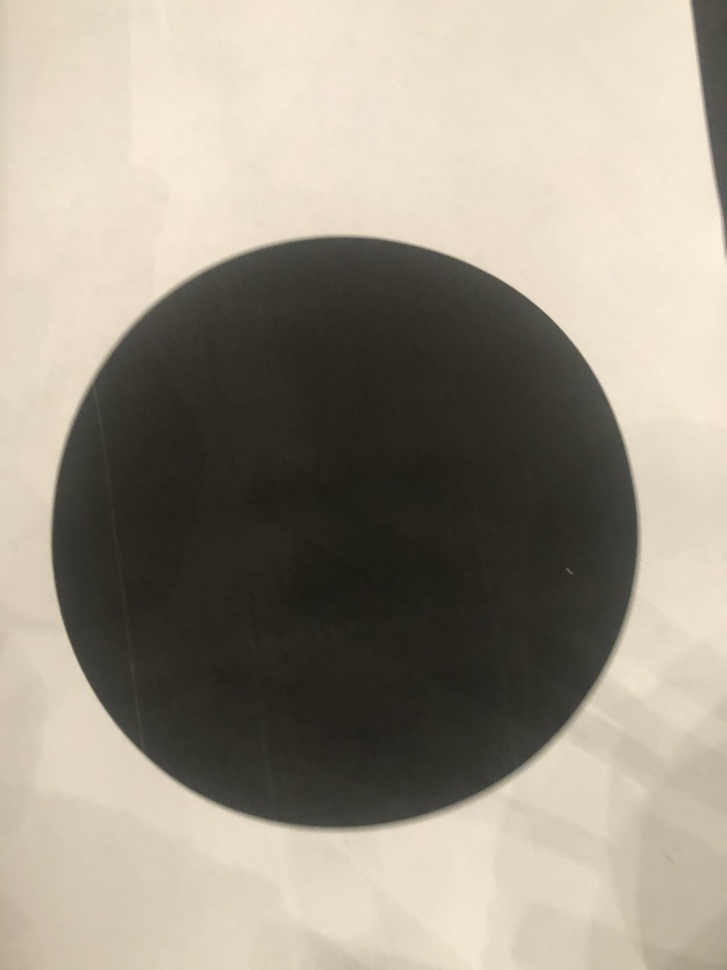
#> input picture tp2/util/shapes/1/IMG_4983.jpg, 727 x 970 px, shrunk from 3024 x 4032 before the run, given in place of the camera
$ python tp1.py
#> lines starting #> are read from the running program, lines starting #| are printed output that depends on the picture; after the words box and inside, x2 and y2 are one past the last pixel; in counts of white or black regions, pixels touching at a corner belong together
import cv2


def main():
    # define main window name
    window_name = 'Window1'
    # define threshold_trackbar name
    threshold_trackbar = 'Threshold'
    # define similarity_trackbar name
    similarity_trackbar = 'Similarity'
    # define noise_trackbar name
    noise_trackbar = 'Noise'
    # define threshold_max limit
    threshold_max = 151
    # define similarity_max limit
    similarity_max = 100
    # define noise_max limit
    noise_max = 50
    # create main window
    cv2.namedWindow(window_name)
    # webcam init
    cap = cv2.VideoCapture(0)
    # define main contour (starts null)
    biggest_contour = None
    # define red color
    color_red = (0, 0, 255)
    # define green color
    color_green = (0, 255, 0)
    # create threshold trackbar
    create_trackbar(threshold_trackbar, window_name, threshold_max, 30)
    # create similarity trackbar
    create_trackbar(similarity_trackbar, window_name, similarity_max, 30)
    # create noise trackbar
    create_trackbar(noise_trackbar, window_name, noise_max, 10)
    # define contours map
    saved_contours = {}
    # define obj counter
    i = 1

    while True:
        # read and save frame
        _, frame = cap.read()
#> frame is the input picture: shape (970, 727, 3); mean B, G, R 135.1, 149.4, 157
        # flip frame
        frame = cv2.flip(frame, 1)
        # convert frame to grayscale to apply threshold
        gray_frame = apply_color_convertion(frame, cv2.COLOR_RGB2GRAY)
        # get threshold value form trackbar
        threshold_val = int(get_trackbar_value(threshold_trackbar, window_name) / 2) * 2 + 3
        # get similarity value form trackbar (- similar, + different)
        similarity_val = get_trackbar_value(similarity_trackbar, window_name) / 100
        # get noise value form trackbar
        noise_val = get_trackbar_value(noise_trackbar, window_name)
        # apply threshold to grayscale frame (converts to black and white, helps recognizing contours)
        adapt_frame = adaptive_threshold(gray_frame, threshold_max,
                                         cv2.ADAPTIVE_THRESH_GAUSSIAN_C,
                                         cv2.THRESH_BINARY,
                                         threshold_val)
        binary_frame = binary_threshold(gray_frame, threshold_max)
        # remove noise from frame
        frame_denoised = denoise(adapt_frame, cv2.MORPH_ELLIPSE, noise_val)
        # get contour from frame
        contours = get_contours(frame_denoised, cv2.RETR_TREE, cv2.CHAIN_APPROX_NONE)
        if len(contours) > 0:
            # assign biggest contour
            biggest_contour = get_biggest_contour(contours)
            # compare biggest contour with saved contours
            if compare_contours(biggest_contour, saved_contours.values(), similarity_val):
                # draw matched contour on frame
                draw_contours(frame, biggest_contour, color_green, noise_val)
                # get recognized obj name
                obj = get_obj_name(biggest_contour, saved_contours, similarity_val)
                # draw obj name text on frame
                cv2.putText(frame, obj, (100, 100), cv2.FONT_HERSHEY_PLAIN, 3, color_green, 2, cv2.LINE_AA)
            else:
                # draw contour on frame
                draw_contours(frame, biggest_contour, color_red, noise_val)
                # get recognized obj name
                obj = get_obj_name(biggest_contour, saved_contours, similarity_val)
                # draw obj name text on frame
                cv2.putText(frame, obj, (100, 100), cv2.FONT_HERSHEY_PLAIN, 3, color_red, 2, cv2.LINE_AA)

        # show frame on main window
        cv2.imshow(window_name, frame_denoised)
        # show frame on recognize window
        cv2.imshow('Window2', frame)
        # show binary frame
        cv2.imshow('binary', binary_frame)

        # save obj contour on 'k' key press
        if cv2.waitKey(1) & 0xFF == ord('k'):
            if biggest_contour is not None:
                saved_contours['Object ' + str(i)] = biggest_contour
                i = i + 1
        # exit loop on 'q' key press
        if cv2.waitKey(1) & 0xFF == ord('q'):
            break

    # shut down capture
    cap.release()


def apply_color_convertion(frame, color):
#> called with color = 7
    return cv2.cvtColor(frame, color)


def on_trackbar(val):
    pass


def create_trackbar(trackbar_name, window_name, slider_max, starting_val=0):
    cv2.createTrackbar(trackbar_name, window_name, starting_val, slider_max, on_trackbar)


def get_trackbar_value(trackbar_name, window_name):
    return int(cv2.getTrackbarPos(trackbar_name, window_name))


def adaptive_threshold(frame, slider_max, adaptative, binary, trackbar_value):
#> called with slider_max = 151, adaptative = 1, binary = 0, trackbar_value = 33
    return cv2.adaptiveThreshold(frame, slider_max, adaptative, binary, trackbar_value, 0)
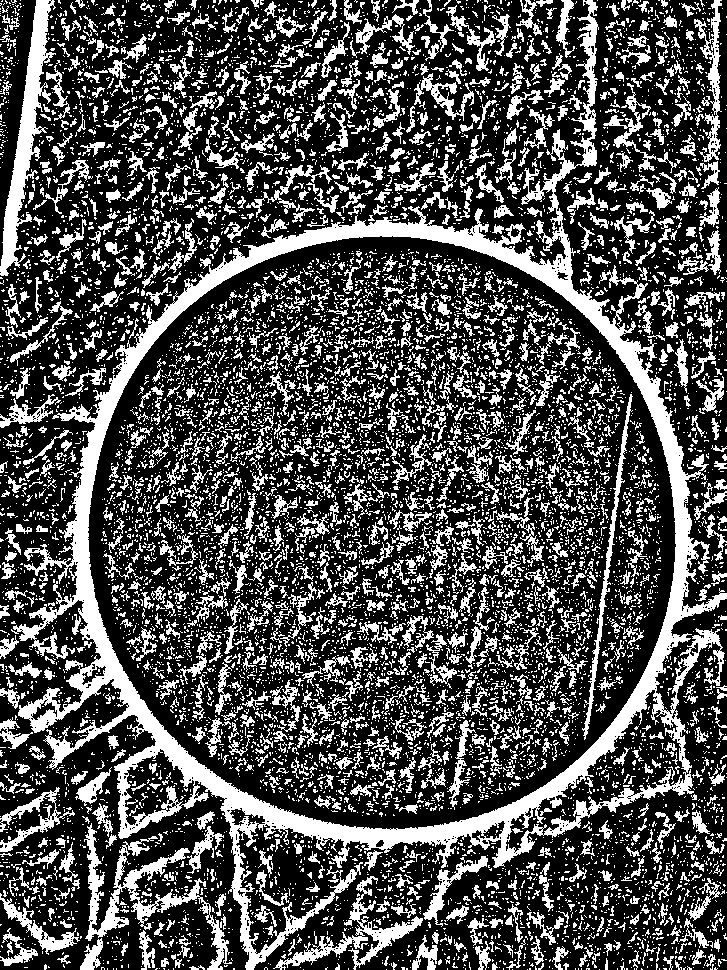
#> returned value: shape (970, 727); values 0 (black) and 151 (white), 30.8% white; 10580 white regions (9029 under 20 px), largest, box (x1, y1, x2, y2) and area: (11, 0, 727, 970) 52137, (0, 0, 56, 276) 4453, (84, 823, 232, 970) 4137


def binary_threshold(frame, slider_max):
#> called with slider_max = 151
    ret1, thresh1 = cv2.threshold(frame, slider_max, 255, cv2.THRESH_BINARY)
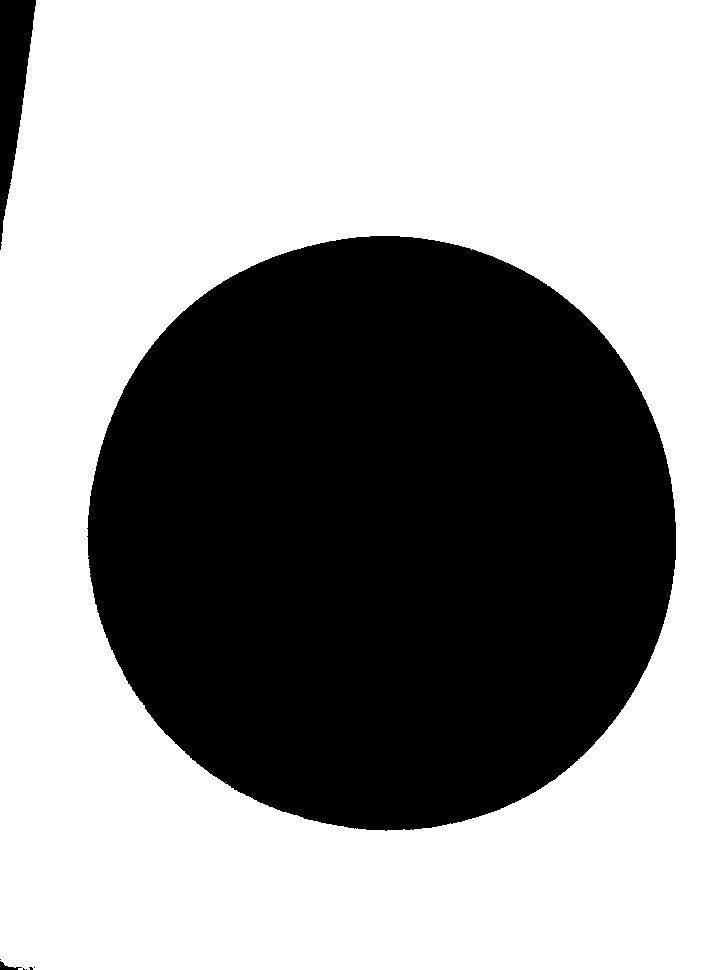
#> thresh1: shape (970, 727); 60.2% white; 8 black regions (5 under 20 px), largest, box (x1, y1, x2, y2) and area: (87, 236, 676, 831) 275697, (0, 0, 36, 250) 4730, (0, 961, 22, 970) 81
#> ret1 = 151
    return thresh1


def denoise(frame, method, radius):
#> called with method = 2, radius = 10
    kernel = cv2.getStructuringElement(method, (radius, radius))
    opening = cv2.morphologyEx(frame, cv2.MORPH_OPEN, kernel)
#> opening: shape (970, 727); values 0 (black) and 151 (white), 4.8% white; 19 white regions, largest, box (x1, y1, x2, y2) and area: (74, 220, 692, 847) 28197, (2, 0, 49, 267) 3667, (79, 786, 94, 802) 195
    closing = cv2.morphologyEx(opening, cv2.MORPH_CLOSE, kernel)
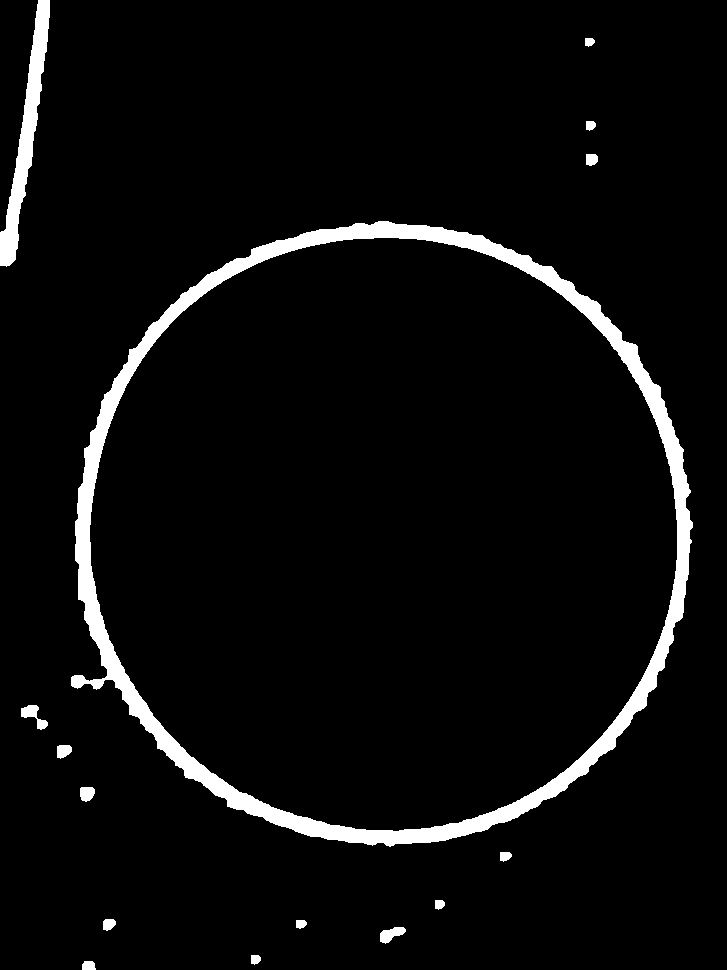
#> closing: shape (970, 727); values 0 (black) and 151 (white), 4.8% white; 15 white regions
    return closing


def get_contours(frame, mode, method):
#> called with mode = 3, method = 1
    contours, hierarchy = cv2.findContours(frame, mode, method)
#> contours = 16 contours; largest, box (x1, y1, x2, y2) and area: (71, 221, 693, 847) 301928, (89, 237, 678, 832) 275217, (0, 0, 50, 267) 3556, (21, 705, 48, 730) 244, (380, 927, 406, 944) 224
    return contours


def get_biggest_contour(contours):
    max_cnt = contours[0]
#> max_cnt = contour of 37 points, box (x1, y1, x2, y2) (82, 961, 96, 970), area 92
    for cnt in contours:
        if cv2.contourArea(cnt) > cv2.contourArea(max_cnt):
            max_cnt = cnt
#> this loop made 16 passes
#> after the loop, max_cnt = contour of 1963 points, box (x1, y1, x2, y2) (71, 221, 693, 847), area 301928
#> in main, `biggest_contour = get_biggest_contour(contours)`: biggest_contour has the same summary as max_cnt in get_biggest_contour
    return max_cnt


def compare_contours(contour_to_compare, saved_contours, max_diff):
#> called with contour_to_compare = array of shape (1963, 1, 2), max_diff = 0.3
    for contour in saved_contours:
        if cv2.matchShapes(contour_to_compare, contour, cv2.CONTOURS_MATCH_I2, 0) < max_diff:
            return True
    return False


def draw_contours(frame, contours, color, thickness):
#> called with contours = array of shape (1963, 1, 2), color = (0, 0, 255), thickness = 10
    cv2.drawContours(frame, contours, -1, color, thickness)
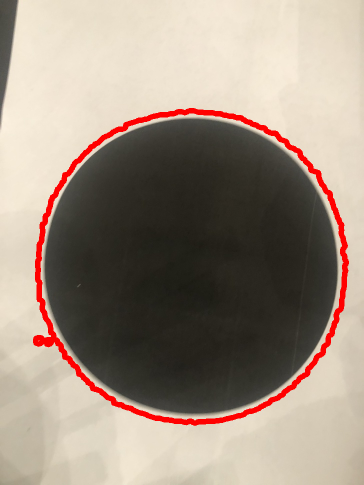
#> frame: shape (970, 727, 3) (shown at 1/2 size); mean B, G, R 128.8, 142.4, 157.9
    return frame


def get_obj_name(contour_to_compare, saved_contours, max_diff):
#> called with contour_to_compare = array of shape (1963, 1, 2), max_diff = 0.3
    for key, contour in saved_contours.items():
        if cv2.matchShapes(contour_to_compare, contour, cv2.CONTOURS_MATCH_I2, 0) < max_diff:
            return key
    return 'Unknown'


main()
#> in main, `obj = get_obj_name(biggest_contour, saved_contours, similarity_val)`: obj = 'Unknown'
#> in main, `cv2.putText(frame, obj, (100, 100), cv2.FONT_HERSHEY_PLAIN, 3, color_r..`:
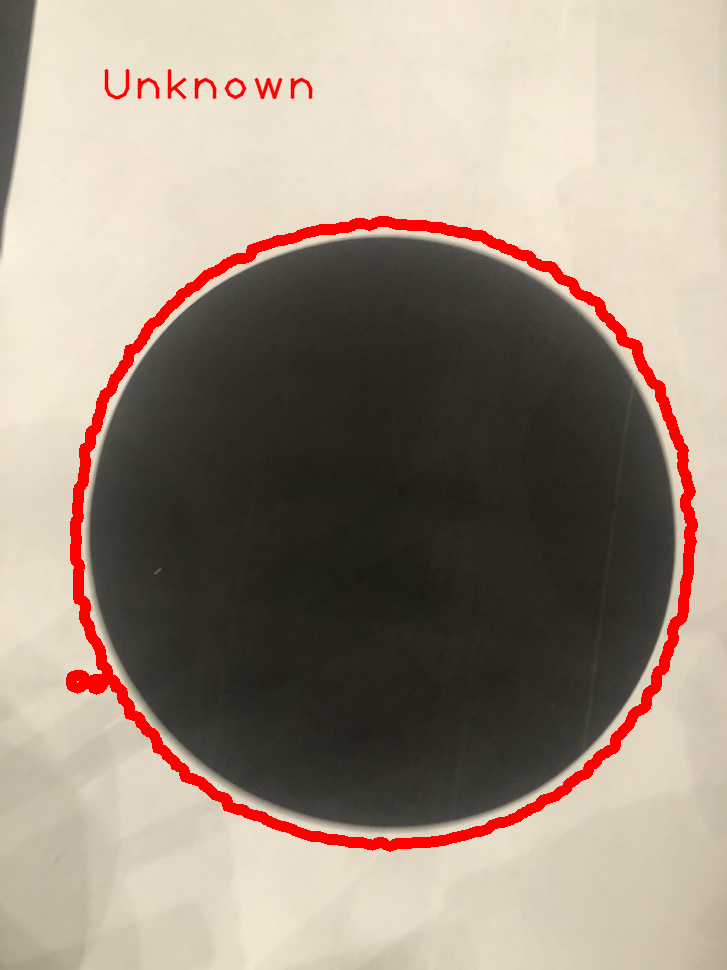
#> frame: shape (970, 727, 3); 0.29% of pixels changed, all inside (x1, y1, x2, y2) = (104, 69, 313, 100)
#> (key q is pressed here)
#> (key q is pressed here)

$ run again, on tp2/util/shapes/1/IMG_4984.jpg
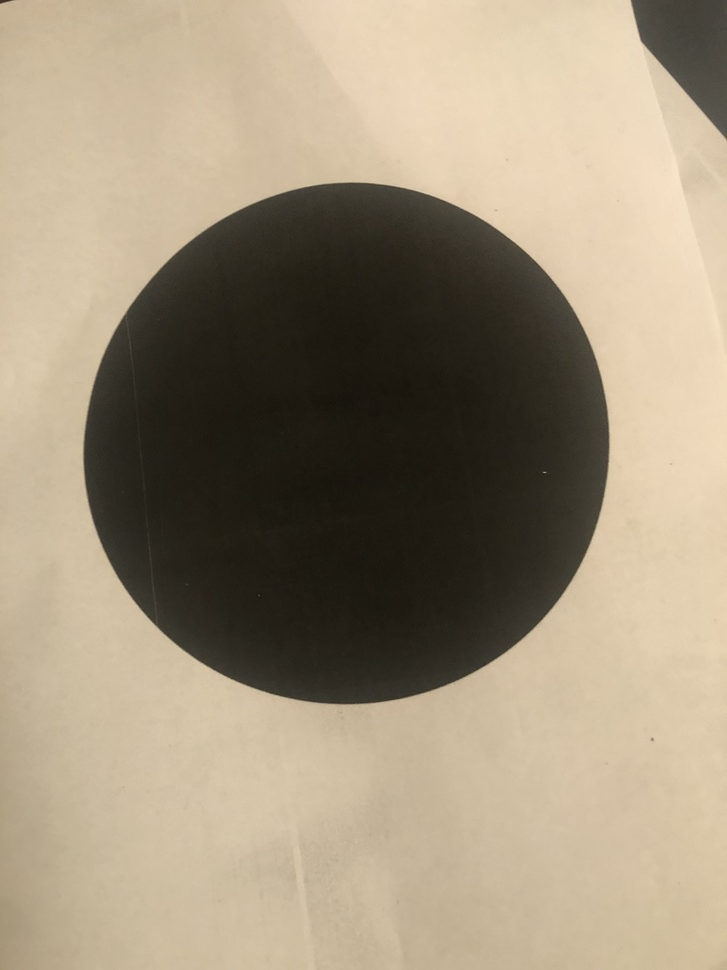
#> input picture tp2/util/shapes/1/IMG_4984.jpg, 727 x 970 px, shrunk from 3024 x 4032 before the run, given in place of the camera
#> in main, frame is the input picture: shape (970, 727, 3); mean B, G, R 123.2, 145.6, 159.3
#> in adaptive_threshold, `return cv2.adaptiveThreshold(frame, slider_max, adaptative, binary, tr..`:
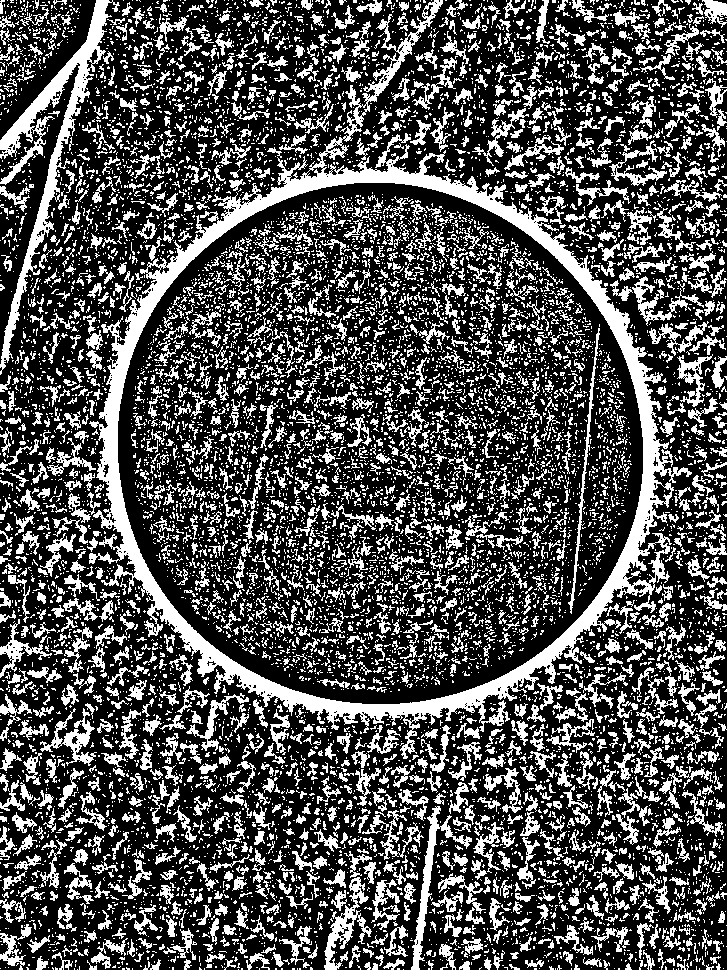
#> returned value: shape (970, 727); values 0 (black) and 151 (white), 31.3% white; 10837 white regions (8949 under 20 px), largest, box (x1, y1, x2, y2) and area: (89, 0, 692, 759) 34155, (0, 0, 120, 375) 6364, (411, 806, 472, 970) 1473
#> thresh1: shape (970, 727); 68% white; 14 black regions (9 under 20 px), largest, box (x1, y1, x2, y2) and area: (117, 182, 644, 705) 215408, (0, 0, 96, 140) 8018, (696, 862, 727, 970) 2052, (720, 847, 727, 861) 61, (712, 0, 727, 4) 35
#> ret1 = 151
#> opening: shape (970, 727); values 0 (black) and 151 (white), 3.5% white; 8 white regions, largest, box (x1, y1, x2, y2) and area: (102, 167, 659, 716) 21749, (0, 69, 70, 151) 1271, (74, 0, 109, 65) 900
#> closing: shape (970, 727); values 0 (black) and 151 (white), 3.5% white; 7 white regions
#> in get_contours, `contours, hierarchy = cv2.findContours(frame, mode, method)`: contours = 8 contours; box (x1, y1, x2, y2) and area: (103, 168, 660, 718) 235893, (119, 184, 646, 707) 215374, (0, 70, 71, 152) 1206, (75, 0, 110, 65) 826, (712, 0, 727, 16) 182, (46, 180, 58, 199) 154, (80, 735, 91, 744) 66, (327, 965, 338, 970) 36
#> in get_biggest_contour, `max_cnt = contours[0]`: max_cnt = contour of 25 points, box (x1, y1, x2, y2) (327, 965, 338, 970), area 36
#> the loop in get_biggest_contour, `for cnt in contours:` made 8 passes
#> after the loop in get_biggest_contour, `for cnt in contours:`: max_cnt = contour of 1636 points, box (x1, y1, x2, y2) (103, 168, 660, 718), area 235893
#> biggest_contour has the same summary as max_cnt in get_biggest_contour
#> obj = 'Unknown'
#> in main, `cv2.putText(frame, obj, (100, 100), cv2.FONT_HERSHEY_PLAIN, 3, color_r..`:
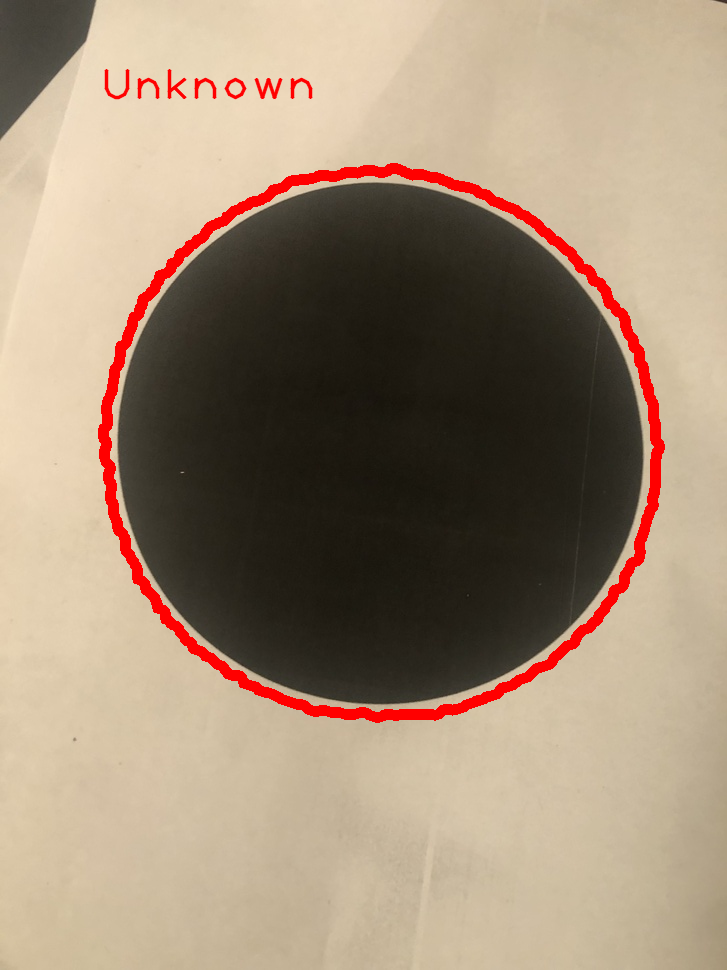
#> frame: shape (970, 727, 3); mean B, G, R 118.3, 139.9, 160.5
